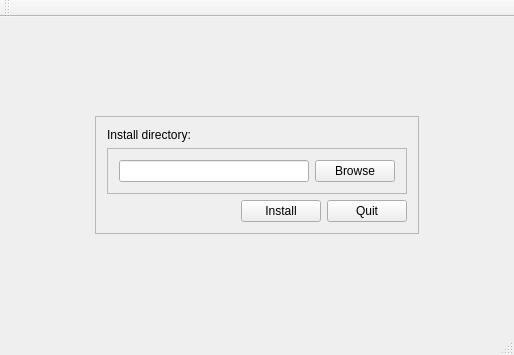
<?xml version="1.0" encoding="UTF-8"?>
<ui version="4.0">
 <class>MainWindow</class>
 <widget class="QMainWindow" name="MainWindow">
  <property name="geometry">
   <rect>
    <x>0</x>
    <y>0</y>
    <width>514</width>
    <height>355</height>
   </rect>
  </property>
  <property name="windowTitle">
   <string>MainWindow</string>
  </property>
  <widget class="QWidget" name="centralWidget">
   <layout class="QHBoxLayout" name="horizontalLayout_2">
    <item>
     <widget class="QStackedWidget" name="stackedWidget">
      <property name="currentIndex">
       <number>0</number>
      </property>
      <widget class="QWidget" name="page">
       <layout class="QGridLayout" name="gridLayout_3">
        <item row="1" column="1">
         <widget class="QFrame" name="frame_2">
          <property name="frameShape">
           <enum>QFrame::StyledPanel</enum>
          </property>
          <property name="frameShadow">
           <enum>QFrame::Raised</enum>
          </property>
          <layout class="QGridLayout" name="gridLayout_2">
           <item row="2" column="1">
            <widget class="QPushButton" name="tb_Install">
             <property name="text">
              <string>Install</string>
             </property>
            </widget>
           </item>
           <item row="2" column="0">
            <spacer name="horizontalSpacer_3">
             <property name="orientation">
              <enum>Qt::Horizontal</enum>
             </property>
             <property name="sizeHint" stdset="0">
              <size>
               <width>40</width>
               <height>20</height>
              </size>
             </property>
            </spacer>
           </item>
           <item row="2" column="2">
            <widget class="QPushButton" name="tb_Quit">
             <property name="text">
              <string>Quit</string>
             </property>
            </widget>
           </item>
           <item row="1" column="0" colspan="3">
            <widget class="QFrame" name="frame">
             <property name="minimumSize">
              <size>
               <width>300</width>
               <height>0</height>
              </size>
             </property>
             <property name="frameShape">
              <enum>QFrame::StyledPanel</enum>
             </property>
             <property name="frameShadow">
              <enum>QFrame::Raised</enum>
             </property>
             <layout class="QHBoxLayout" name="horizontalLayout">
              <item>
               <widget class="QLineEdit" name="le_InstallDir"/>
              </item>
              <item>
               <widget class="QPushButton" name="tb_Browse">
                <property name="text">
                 <string>Browse</string>
                </property>
               </widget>
              </item>
             </layout>
            </widget>
           </item>
           <item row="0" column="0" colspan="3">
            <widget class="QLabel" name="lb_Judul">
             <property name="text">
              <string>Install directory:</string>
             </property>
            </widget>
           </item>
          </layout>
         </widget>
        </item>
        <item row="1" column="2">
         <spacer name="horizontalSpacer_2">
          <property name="orientation">
           <enum>Qt::Horizontal</enum>
          </property>
          <property name="sizeHint" stdset="0">
           <size>
            <width>40</width>
            <height>20</height>
           </size>
          </property>
         </spacer>
        </item>
        <item row="1" column="0">
         <spacer name="horizontalSpacer">
          <property name="orientation">
           <enum>Qt::Horizontal</enum>
          </property>
          <property name="sizeHint" stdset="0">
           <size>
            <width>40</width>
            <height>20</height>
           </size>
          </property>
         </spacer>
        </item>
        <item row="2" column="1">
         <spacer name="verticalSpacer_2">
          <property name="orientation">
           <enum>Qt::Vertical</enum>
          </property>
          <property name="sizeHint" stdset="0">
           <size>
            <width>20</width>
            <height>40</height>
           </size>
          </property>
         </spacer>
        </item>
        <item row="0" column="1">
         <spacer name="verticalSpacer">
          <property name="orientation">
           <enum>Qt::Vertical</enum>
          </property>
          <property name="sizeHint" stdset="0">
           <size>
            <width>20</width>
            <height>40</height>
           </size>
          </property>
         </spacer>
        </item>
       </layout>
      </widget>
      <widget class="QWidget" name="page_2"/>
     </widget>
    </item>
   </layout>
  </widget>
  <widget class="QMenuBar" name="menuBar">
   <property name="geometry">
    <rect>
     <x>0</x>
     <y>0</y>
     <width>514</width>
     <height>21</height>
    </rect>
   </property>
  </widget>
  <widget class="QToolBar" name="mainToolBar">
   <attribute name="toolBarArea">
    <enum>TopToolBarArea</enum>
   </attribute>
   <attribute name="toolBarBreak">
    <bool>false</bool>
   </attribute>
  </widget>
  <widget class="QStatusBar" name="statusBar"/>
 </widget>
 <layoutdefault spacing="6" margin="11"/>
 <resources/>
 <connections/>
</ui>
